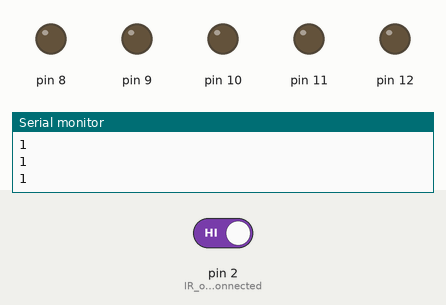
Simulated run of this sketch. Board: Arduino Uno, built with avr-gcc and run on an emulated ATmega328P. Parts: output pins drawn as LEDs (lit = HIGH), the last lines printed to the serial monitor. The inputs (shaded band) are chosen by the test bench; at power-on: pin 2 (IR_output_pin_connected) HIGH.

Above: at 1.2 s.
1.3 s: pin 2 (IR_output_pin_connected) driven LOW
At 4.6 s:
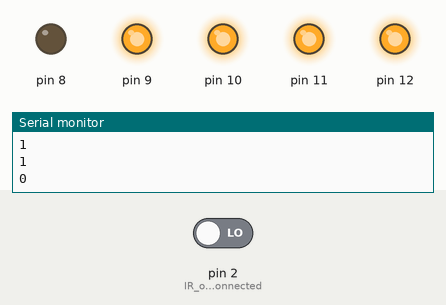
At 5.4 s:
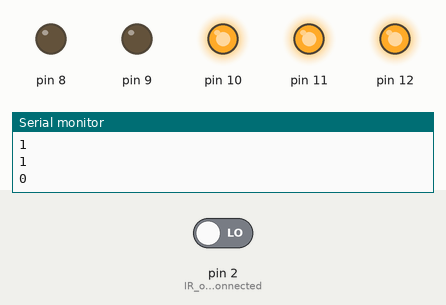
7.3 s: pin 2 (IR_output_pin_connected) driven HIGH
At 8.9 s:
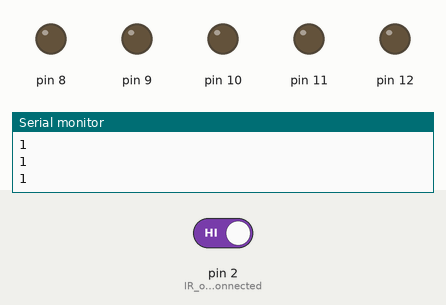
Timing chart, 0 to 10.4 s (numbered marks = the images above; inputs shaded):
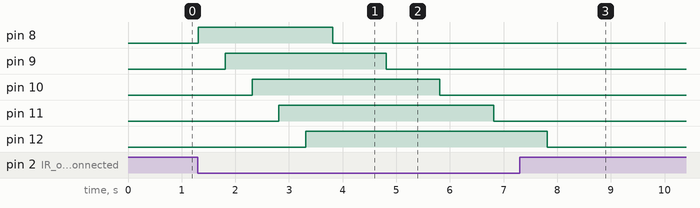

The sketch:

stircase.ino
```cpp
int val = 0 ;
void setup()
{
    Serial.begin(9600);

    pinMode(2,INPUT);    // IR output pin connected
    pinMode(8,OUTPUT);
    pinMode(9,OUTPUT);
    pinMode(10,OUTPUT);
    pinMode(11,OUTPUT);
    pinMode(12,OUTPUT);


}
void loop()
{
   val = digitalRead(2);  //  IR sensor output pin connected
  Serial.println(val);    // see the value in serial mpnitor in Arduino IDE
  delay(10);

  if(val == 0 )
  {

    digitalWrite(8,HIGH);
    delay(500);
    digitalWrite(9,HIGH);
    delay(500);
    digitalWrite(10,HIGH);
    delay(500);
    digitalWrite(11,HIGH);
    delay(500);
    digitalWrite(12,HIGH);
    delay(500);
    digitalWrite(8,LOW);
    delay(1000);
    digitalWrite(9,LOW);
    delay(1000);
    digitalWrite(10,LOW);
    delay(1000);
    digitalWrite(11,LOW);
    delay(1000);
    digitalWrite(12,LOW);
    delay(1000);


  }

  else
  {

  }
  }
```

Measured:
- after the input at 1.3 s, pin 8: LOW → HIGH at once, → LOW 2.5 s later; pin 9: LOW → HIGH after 0.51 s, → LOW 3.0 s later; pin 10: LOW → HIGH after 1.0 s, → LOW 3.5 s later; pin 11: LOW → HIGH after 1.5 s, → LOW 4.0 s later; pin 12: LOW → HIGH after 2.0 s
- after the input at 7.3 s, pin 8: stays LOW (without the input it goes to HIGH after 1.5 s); pin 9: stays LOW (without the input it goes to HIGH after 2.0 s); pin 10: stays LOW (without the input it goes to HIGH after 2.5 s); pin 11: stays LOW (without the input it goes to HIGH after 3.0 s); pin 12: goes on until 7.8 s, then stays LOW
